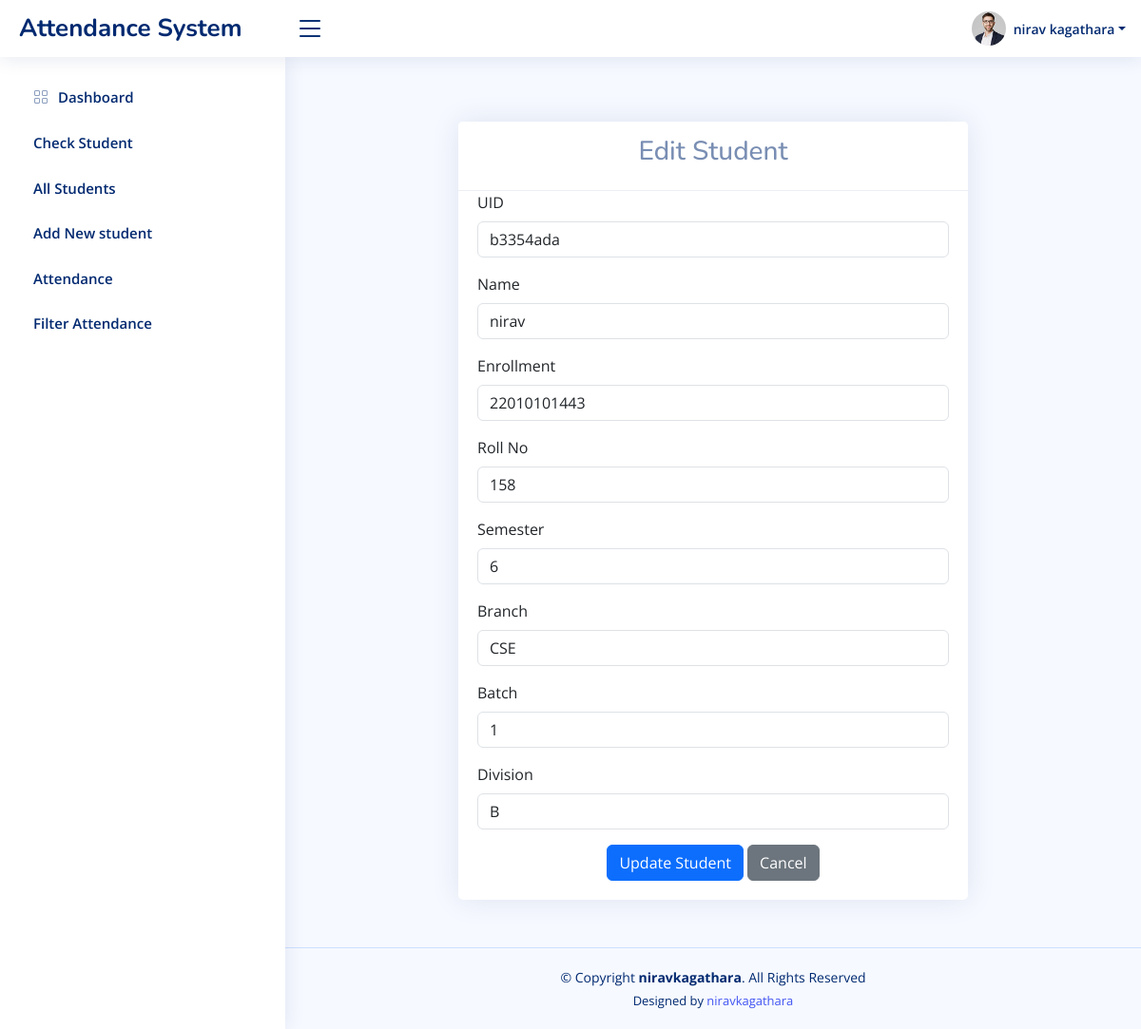
/admin/edit_student_crud.php?id=1 (signed in), run on the app's committed database.
### tables this page shows
CREATE TABLE IF NOT EXISTS `admin_table` (
  `admin_id` int NOT NULL,
  `admin_email_address` varchar(200) NOT NULL,
  `admin_password` varchar(100) NOT NULL,
  `admin_name` varchar(200) NOT NULL,
  `collage_name` varchar(200) NOT NULL,
  `collage_address` mediumtext NOT NULL,
  `Collage_contact_no` varchar(30) NOT NULL,
  `collage_logo` varchar(200) NOT NULL,
  PRIMARY KEY (`admin_id`)
);

CREATE TABLE IF NOT EXISTS `students` (
  `id` int NOT NULL AUTO_INCREMENT,
  `uid` varchar(50) NOT NULL,
  `name` varchar(50) NOT NULL,
  `enrollment` text NOT NULL,
  `rollno` int NOT NULL,
  `semester` int NOT NULL,
  `branch` varchar(50) NOT NULL,
  `batch` varchar(50) NOT NULL,
  `division` varchar(50) NOT NULL,
  `created_at` timestamp NOT NULL DEFAULT CURRENT_TIMESTAMP ON UPDATE CURRENT_TIMESTAMP,
  `is_active` tinyint(1) DEFAULT '1',
  PRIMARY KEY (`id`),
  UNIQUE KEY `uid` (`uid`)
);

### classes/Dbconfig.php (called while the page is built, shortened)
<?php
class Dbconfig {
    private $server='localhost';
    private $username='root';
    private $password='';
    private $database='rfid';
     function __construct(){
        try{
           $this->con = new mysqli($this->server,$this->username,$this->password,$this->database);
        }catch(Exception $e){
            echo "Connection failed:" . $e->getMessage();
        }
    }
}
?>

### classes/Admin.php (called while the page is built, shortened)
<?php
include_once 'Dbconfig.php';
class Admin extends Dbconfig
{
function getById($id)
  {
    $sql = "SELECT * FROM admin_table WHERE admin_id=?;";
    $stGetByIdStu = mysqli_prepare($this->con, $sql);
    mysqli_stmt_bind_param($stGetByIdStu, 'i', $id);
    mysqli_stmt_execute($stGetByIdStu);
    $res = mysqli_stmt_get_result($stGetByIdStu);
    $resArray = mysqli_fetch_assoc($res);
    return $resArray;
  }
}
?>

### classes/Student.php (called while the page is built, shortened)
<?php
include_once 'Dbconfig.php';
class Student extends Dbconfig{
  function getById($id){
    $sql = "SELECT * FROM students WHERE id=$id;";
    $result=mysqli_query($this->con,$sql);
    $resArray=mysqli_fetch_assoc($result);
    return $resArray;
  }
}
?>

### admin/edit_student_crud.php (the view, shortened to what this page needs)
<?php
include_once '../classes/Student.php';
$student = new Student();
$studentData = $student->getById($_GET['id']);
?>
<!DOCTYPE html>
<html lang="en">
<head>
    <link href="https://cdn.jsdelivr.net/npm/bootstrap@5.3.0/dist/css/bootstrap.min.css" rel="stylesheet">
    <link href="assets/vendor/bootstrap/css/bootstrap.min.css" rel="stylesheet">
    <link href="assets/vendor/bootstrap-icons/bootstrap-icons.css" rel="stylesheet">
    <link href="assets/vendor/boxicons/css/boxicons.min.css" rel="stylesheet">
    <link href="assets/vendor/quill/quill.snow.css" rel="stylesheet">
    <link href="assets/vendor/quill/quill.bubble.css" rel="stylesheet">
    <link href="assets/vendor/remixicon/remixicon.css" rel="stylesheet">
    <link href="assets/vendor/simple-datatables/style.css" rel="stylesheet">
    <link href="assets/css/style.css" rel="stylesheet">
</head>
<body> <?php require_once 'header.php'; ?>
    <?php require_once 'sidebar.php'; ?>
    <main id="main" class="main">
    <div class="container mt-5">
        <div class="row">
            <div class="col-md-8 mx-auto">
                <div class="card">
                    <div class="card-header">
                        <h3 class="text-center">Edit Student</h3>
                    </div>
                    <div class="card-body">
                        <form method="POST">
                            <div class="mb-3">
                                <label for="uid" class="form-label">UID</label>
                                <input type="text" class="form-control" id="uid" name="uid" value="<?php echo $studentData['uid']; ?>" required>
                            </div>
                            <div class="mb-3">
                                <label for="name" class="form-label">Name</label>
                                <input type="text" class="form-control" id="name" name="name" value="<?php echo $studentData['name']; ?>" required>
                            </div>
                            <div class="mb-3">
                                <label for="enrollment" class="form-label">Enrollment</label>
                                <input type="text" class="form-control" id="enrollment" name="enrollment" value="<?php echo $studentData['enrollment']; ?>" required>
                            </div>
                            <div class="mb-3">
                                <label for="rollno" class="form-label">Roll No</label>
                                <input type="text" class="form-control" id="rollno" name="rollno" value="<?php echo $studentData['rollno']; ?>" required>
                            </div>
                            <div class="mb-3">
                                <label for="semester" class="form-label">Semester</label>
                                <input type="number" class="form-control" id="semester" name="semester" value="<?php echo $studentData['semester']; ?>" required>
                            </div>
                            <div class="mb-3">
                                <label for="branch" class="form-label">Branch</label>
                                <input type="text" class="form-control" id="branch" name="branch" value="<?php echo $studentData['branch']; ?>" required>
                            </div>
                            <div class="mb-3">
                                <label for="batch" class="form-label">Batch</label>
                                <input type="text" class="form-control" id="batch" name="batch" value="<?php echo $studentData['batch']; ?>" required>
                            </div>
                            <div class="mb-3">
                                <label for="division" class="form-label">Division</label>
                                <input type="text" class="form-control" id="division" name="division" value="<?php echo $studentData['division']; ?>" required>
                            </div>
                            <div class="text-center">
                                <button type="submit" class="btn btn-primary">Update Student</button>
                                <a href="profile.php?id=<?php echo $studentData['id']; ?>" class="btn btn-secondary">Cancel</a>
                            </div>
                        </form>
                    </div>
                </div>
            </div>
        </div>
    </div>
    </main>
    <?php require_once 'footer.php'; ?>
</body>
</html>

### admin/header.php (shortened to what this page needs)
<?php
include_once '../classes/Admin.php';
$a=new Admin();
if(isset($_SESSION['admin_id'])){
 $adminid=$a->getbyid($_SESSION['admin_id']);
}
?>
<header id="header" class="header fixed-top d-flex align-items-center">
    <div class="d-flex align-items-center justify-content-between">
      <a href="index.php" class="logo d-flex align-items-center">
        <span class="d-none d-lg-block">Attendance System</span>
      </a>
      <i class="bi bi-list toggle-sidebar-btn"></i>
    </div>
    <nav class="header-nav ms-auto">
      <ul class="d-flex align-items-center">
        <li class="nav-item dropdown pe-3">
          <a class="nav-link nav-profile d-flex align-items-center pe-0" href="#" data-bs-toggle="dropdown">
            <img src="assets/img/<?php echo $adminid['collage_logo']; ?>" alt="Profile" class="rounded-circle">
            <span class="d-none d-md-block dropdown-toggle ps-2"><?php echo $adminid['admin_name']; ?></span>
          </a>
        </li>
      </ul>
    </nav>
  </header>

### admin/assets/css/style.css (style rules this page uses)
:root { scroll-behavior: smooth; }
body { font-family: "Open Sans", sans-serif; background: #f6f9ff; color: #444444; }
a { color: #4154f1; text-decoration: none; }
h1, h2, h3, h4, h5, h6 { font-family: "Nunito", sans-serif; }
#main { margin-top: 60px; padding: 20px 30px; transition: all 0.3s; }
.card { margin-bottom: 30px; border: none; border-radius: 5px; box-shadow: 0px 0 30px rgba(1, 41, 112, 0.1); }
.card-header, .card-footer { border-color: #ebeef4; background-color: #fff; color: #798eb3; padding: 15px; }
.card-body { padding: 0 20px 20px 20px; }
.logo { line-height: 1; }
@media (min-width: 1200px) { .logo { width: 280px; } }
.logo span { font-size: 26px; font-weight: 700; color: #012970; font-family: "Nunito", sans-serif; }
.header { transition: all 0.5s; z-index: 997; height: 60px; box-shadow: 0px 2px 20px rgba(1, 41, 112, 0.1); background-color: #fff; padding-left: 20px; }
.header .toggle-sidebar-btn { font-size: 32px; padding-left: 10px; cursor: pointer; color: #012970; }
.header-nav ul { list-style: none; }
.header-nav>ul { margin: 0; padding: 0; }
.header-nav .nav-profile { color: #012970; }
.header-nav .nav-profile img { max-height: 36px; }
.header-nav .nav-profile span { font-size: 14px; font-weight: 600; }
@media (min-width: 1200px) { #main, #footer { margin-left: 300px; } }

### data on the page
admin_table: collage_logo (picture), admin_name "nirav kagathara"
students: uid "b3354ada", name "nirav", enrollment "22010101443", rollno "158", semester "6", branch "CSE", batch "1", division "B"
